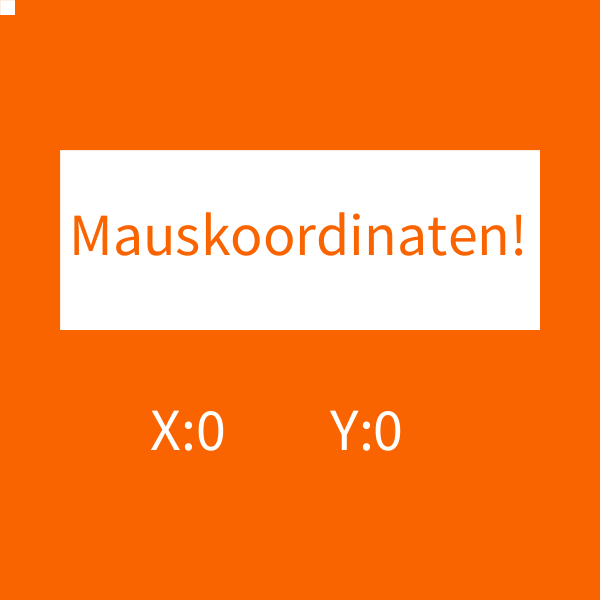
Frame 1 (no input)
Frame 60 (the mouse pressed at the canvas centre just before this capture): identical to frame 1, image omitted
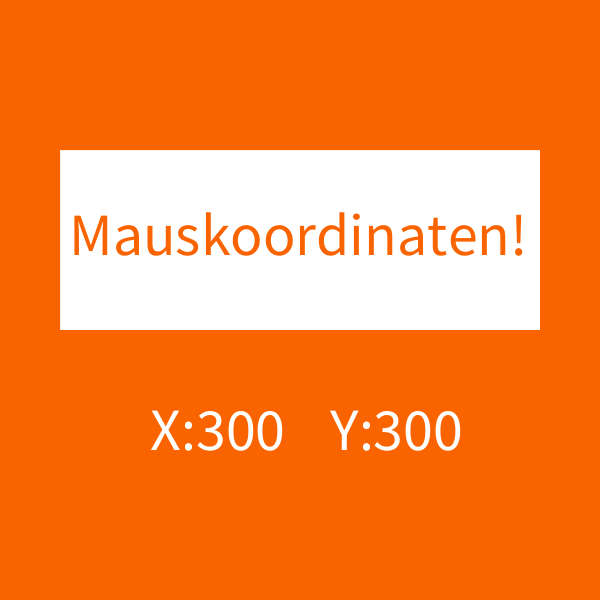
Frame 120 (the mouse held since frame 60 and released just before this capture)

The Processing sketch that drew these frames (run headless with seeded random() and noise(); from frame 60 on, the mouse is pressed at the canvas centre):

// Processing sketch: processing_128987
// ── processing_128987.pde

void setup(){
  size(600,600);
  frameRate(30);
}

void draw(){
  scale(3);
  background(250,100,0);
  
  stroke(250,100,0);
  strokeWeight(0);

  fill(255,255,255);
  rect(20,50,160,60);  
  
  fill(250,100,0);
  textSize(20);
  text("Mauskoordinaten!",23,85);
  mausZeichnen();
}

void mausZeichnen(){
fill(255,255,255);
text("X:"+mouseX, 50,150);
text("Y:"+mouseY, 110,150);
rect(mouseX,mouseY,5,5);
}
